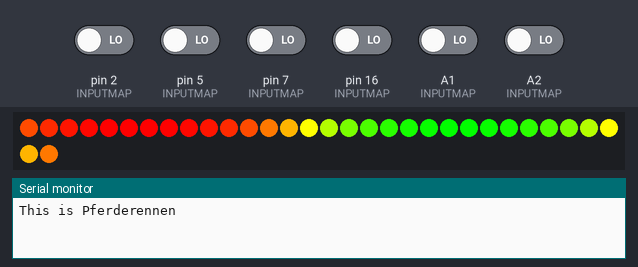
Recording of a sketch running on a simulated SparkFun Pro Micro, built with avr-gcc and run on an emulated ATmega32U4. On the bench: 32 RGB LEDs in strip order, left to right, continuing on the next row, the last lines printed to the serial monitor. The test bench sets the inputs (shaded band); at power-on: A1 (INPUTMAP), A2 (INPUTMAP), pin 2 (INPUTMAP), pin 5 (INPUTMAP), pin 7 (INPUTMAP), pin 16 (INPUTMAP) LOW.

Above: at 1.28 s.
1.3 s: pin 2 (INPUTMAP) driven HIGH
At 1.7 s:
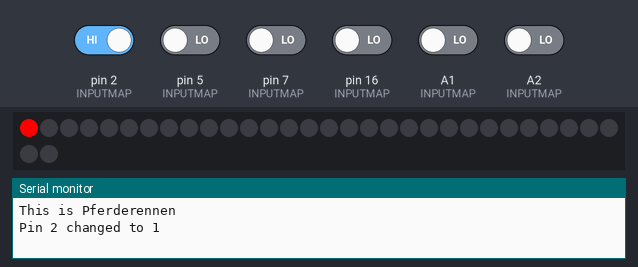
2.8 s: pin 5 (INPUTMAP) driven HIGH
4.3 s: pin 7 (INPUTMAP) driven HIGH
5.8 s: pin 16 (INPUTMAP) driven HIGH
At 6.1 s:
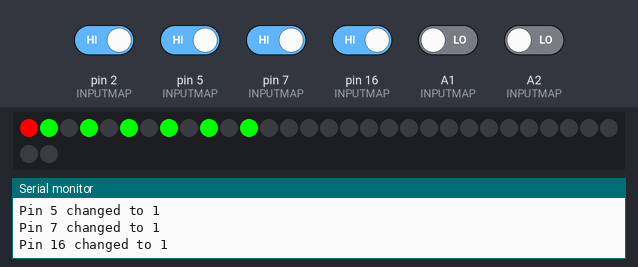
7.3 s: A1 (INPUTMAP) driven HIGH
8.8 s: A2 (INPUTMAP) driven HIGH
Timing chart, 0 to 11.3 s (numbered marks = the images above; inputs shaded):
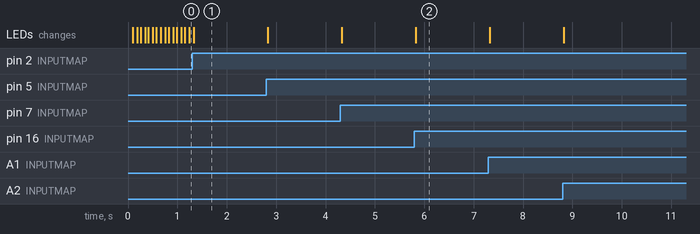

Measured:
- after the input at 1.3 s, the LEDs: change at once (image 1)
- after the input at 5.8 s, the LEDs: change at once (image 2)

The sketch:

Pferderennen.ino
```cpp
// Board: Sparkfun Pro Micro 5V/16MHz (https://github.com/sparkfun/Arduino_Boards)
// Make sure you set it correctly in the IDE - otherwise you might brick the device

// You can edit this project in the Arduino IDE - look in the other tab with the
// .cpp file. However, I recommend usint the PlatformIO IDE for VSCode - see
// https://platformio.org/platformio-ide
```

Pferderennen.cpp
```cpp
#define VERSION "0.0trunk"

#include <Arduino.h>
#include <Adafruit_NeoPixel.h>
#ifdef __AVR__
  #include <avr/power.h>
  // Seems to be not required
#endif

typedef struct{
  uint8_t pin;
  uint8_t channel;
  uint8_t number;
} t_inputmap;
typedef struct{
  uint8_t state;
  uint32_t until;
  bool polarity;
} t_inputstate;

#define PLAYERS 2
#define STEPS 16
#define LED_PIN 14
#define LED_COUNT (PLAYERS * STEPS)
#define T_BLOCK_HIT 2000
#define T_BLOCK_WIN 5000
#define T_INPUT_TIMEOUT 600000
#define T_DEBOUNCE 25
#define COUNTOF(arr) (sizeof(arr) / sizeof(arr[0]))
const uint32_t COLORS[] = {
  0xFF0000,
  0x00FF00
};
const t_inputmap INPUTMAP[] = {
  {2, 0, 1},
  {A2 /*3*/, 0, 2},
  {A1 /*4*/, 0, 3},
  {5, 1, 1},
  {16 /*6*/, 1, 2},
  {7, 1, 3},
};
#define DEBUG(var) Serial.print(var);

Adafruit_NeoPixel leds = Adafruit_NeoPixel(LED_COUNT, LED_PIN, NEO_GRB + NEO_KHZ800);
uint8_t counter[PLAYERS];
uint8_t state;
#define STATE_IDLE 0
#define STATE_RUN 1
#define STATE_DONE 2
#define STATE_DONE_WAIT 3
uint32_t stateSince = 0;
uint32_t lastInput = 0;
uint8_t winner;
uint8_t input_state[PLAYERS] = {};
t_inputstate inputs[COUNTOF(INPUTMAP)];

void reset(){
  for(uint8_t p = 0; p < PLAYERS; p++) counter[p] = 0;
}

void setState(uint8_t s){
  if(state == s) return;
  state = s;
  stateSince = millis();
  if(s == STATE_RUN) reset();
}

void hit(uint8_t player, uint8_t number){
  lastInput = millis();
  switch(state){
    case STATE_DONE_WAIT:
      return;
      break;
    default:
      setState(STATE_RUN);
      counter[player] += number;
      if(counter[player] >= STEPS){
        // Player wins...
        winner = player;
        setState(STATE_DONE_WAIT);
      }
      break;
  }
}

void logic(){
  switch(state){
    case STATE_RUN:
      if(millis() - lastInput > T_INPUT_TIMEOUT){
        DEBUG("Last input: ") DEBUG(lastInput) DEBUG(", now: ") DEBUG(millis()) DEBUG("\n")
        setState(STATE_DONE);
      }
      break;

    case STATE_DONE_WAIT:
      if(millis() - stateSince > T_BLOCK_WIN){
        setState(STATE_IDLE);
      }
      break;
  }
}

void setupInput(){
  for(uint8_t i = 0; i < COUNTOF(INPUTMAP); i++){
    pinMode(INPUTMAP[i].pin, INPUT);
    bool start_value = digitalRead(INPUTMAP[i].pin);
    inputs[i].state = start_value;
    // Auto detect polarity at startup. It does not really matter if we get it wrong; in this case we trigger when the ball leaves the detector.
    inputs[i].polarity = start_value;
    inputs[i].until = millis();
  }
}

void input(){
  for(uint8_t i = 0; i < COUNTOF(inputs); i++){
    uint32_t t = millis();
    uint8_t current = digitalRead(INPUTMAP[i].pin);
    if(inputs[i].state != current){
      if(t - inputs[i].until > T_DEBOUNCE){ // Only compare durations!
        // Input had changed value for some time
        inputs[i].state = current;
        inputs[i].until = t;
        DEBUG("Pin ") DEBUG(INPUTMAP[i].pin) DEBUG(" changed to ") DEBUG(current) DEBUG("\n")
        if(current != inputs[i].polarity) {
          hit(INPUTMAP[i].channel, INPUTMAP[i].number);
        }
      }
    }else{
      // Input is the same, so reset timer
      inputs[i].until = t;
    }
  }
}

void inputPrint(){
  for(uint8_t i = 0; i < COUNTOF(inputs); i++){
    DEBUG("Pin ") DEBUG(INPUTMAP[i].pin) DEBUG(": ") DEBUG(digitalRead(INPUTMAP[i].pin)) DEBUG("\n")
  }
}

uint8_t getLEDIndex(uint8_t player, uint8_t number) {
  return player + number * PLAYERS;
}

void output(){
  // Print player progress
  for(uint8_t p = 0; p < PLAYERS; p++) {
    for(uint8_t n = 0; n < STEPS; n++) {
      leds.setPixelColor(getLEDIndex(p, n), counter[p] > n ? COLORS[p] : 0x000000);
    }
  }

  switch(state){
    case STATE_DONE_WAIT:
      if((millis() - stateSince) % 1000 > 500){
        for(uint8_t n = 0; n < STEPS; n++) {
          leds.setPixelColor(getLEDIndex(winner, n), 0xFFFFFF);
        }
      }
      break;

    case STATE_IDLE:
    case STATE_DONE:
      int pixel_offset = millis() >> 5;
      for(int i=0; i<leds.numPixels() / 2; i++) { // For each pixel in strip...
        // Offset pixel hue by an amount to make one full revolution of the
        // color wheel (range of 65536) along the length of the strip
        // (strip.numPixels() steps):
        int pixelHue = i * 65536L / leds.numPixels() * 2 / 3;
        // strip.ColorHSV() can take 1 or 3 arguments: a hue (0 to 65535) or
        // optionally add saturation and value (brightness) (each 0 to 255).
        // Here we're using just the single-argument hue variant. The result
        // is passed through strip.gamma32() to provide 'truer' colors
        // before assigning to each pixel:
        auto color = leds.gamma32(leds.ColorHSV(pixelHue));
        leds.setPixelColor((pixel_offset + i) % leds.numPixels(), color);
        leds.setPixelColor((pixel_offset - i - 1) % leds.numPixels(), color);
      }
      break;
  }
  leds.show();
}

void setupOutput(){
  leds.begin();
  leds.show();
}

void setupDebug(){
  Serial.begin(115200);
  DEBUG("This is Pferderennen\n");
}

void setup() {
  setupInput();
  reset();
  setupOutput();
  setupDebug();
}

void loop() {
  /*inputPrint(); delay(100);*/
  input();
  logic();
  output();
}
```
